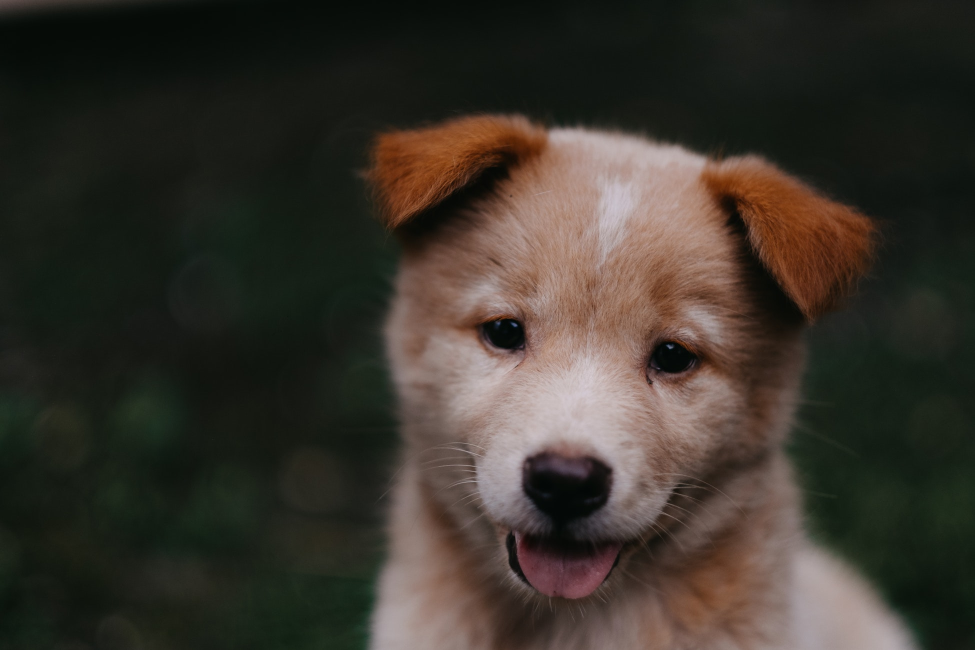
#> input picture OpenCV/DATA/00-puppy.jpg, 1950 x 1300 px (shown at 1/2 size)
$ jupyter execute '01 - Opening Image Files in a Notebook.ipynb'   (shell and % lines are left out)
#> lines starting #> are read from the running program, lines starting #| are printed output that depends on the picture
[cell 1]
import numpy as np
import matplotlib.pyplot as plt
import cv2

[cell 2]
img = cv2.imread('../DATA/00-puppy.jpg')
#> img is the input picture: shape (1300, 1950, 3); mean B, G, R 43.8, 51.8, 57.3

[cell 3]
img.shape
#> Out = (1300, 1950, 3)

[cell 4]
type(img)

[cell 5]
plt.imshow(img)

[cell 6]
plt.imshow(cv2.cvtColor(img, cv2.COLOR_BGR2RGB))

[cell 7]
img_gray = cv2.imread('../DATA/00-puppy.jpg',cv2.IMREAD_GRAYSCALE)
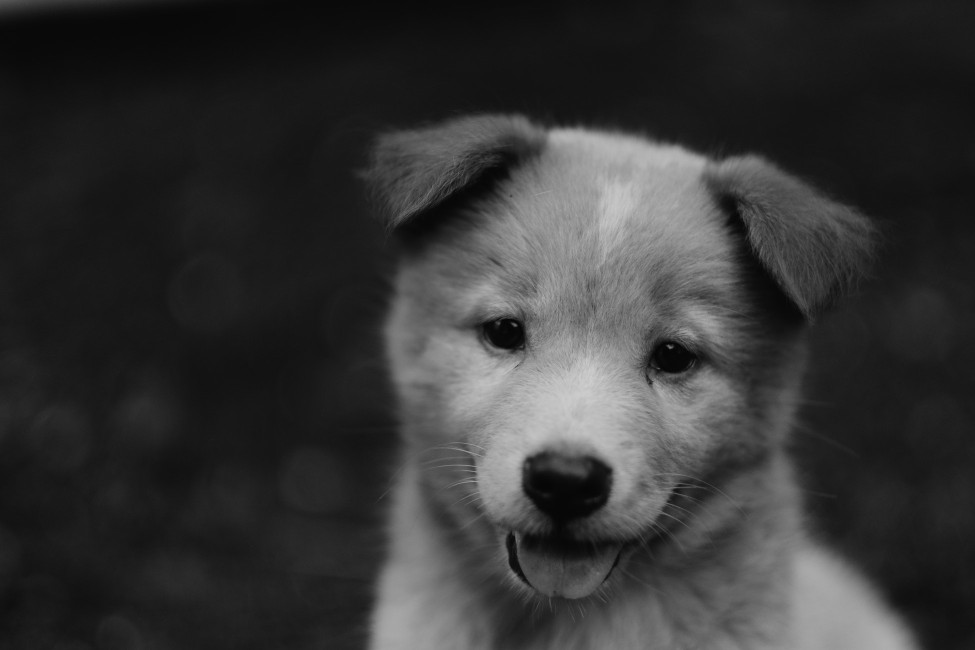
#> img_gray: shape (1300, 1950) (shown at 1/2 size); min 1, max 209, mean 52.6

[cell 8]
img_gray.shape
#> Out = (1300, 1950)

[cell 9]
img_gray.min()
#> Out = 1

[cell 10]
img_gray.max()
#> Out = 209

[cell 11]
plt.imshow(img_gray,cmap="gray")

[cell 12]
resized_img = cv2.resize(img, (1000,400))
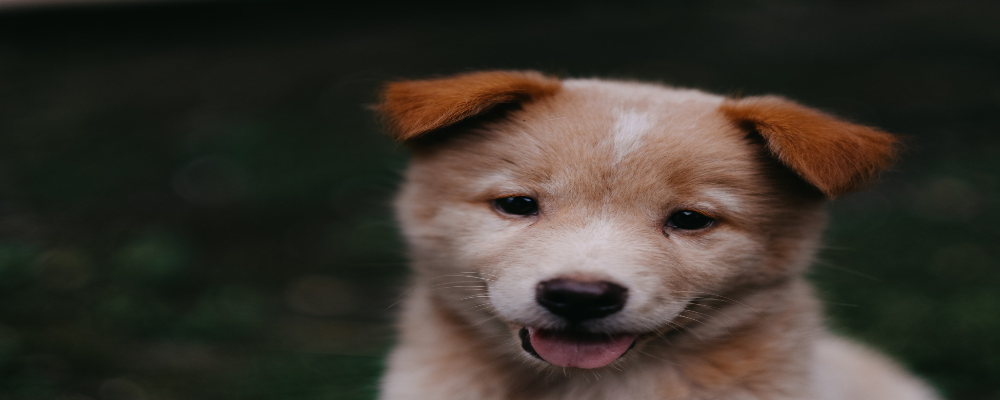
#> resized_img: shape (400, 1000, 3); mean B, G, R 43.7, 51.8, 57.2

[cell 13]
plt.imshow(resized_img)

[cell 14]
w_ratio = 0.2
h_ratio = 0.2

new_img = cv2.resize(img,(0,0),img,w_ratio,h_ratio)
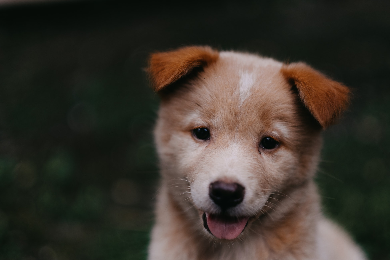
#> new_img: shape (260, 390, 3); mean B, G, R 43.8, 51.8, 57.3

[cell 15]
plt.imshow(new_img)

[cell 16]
new_img = cv2.flip(img,0)
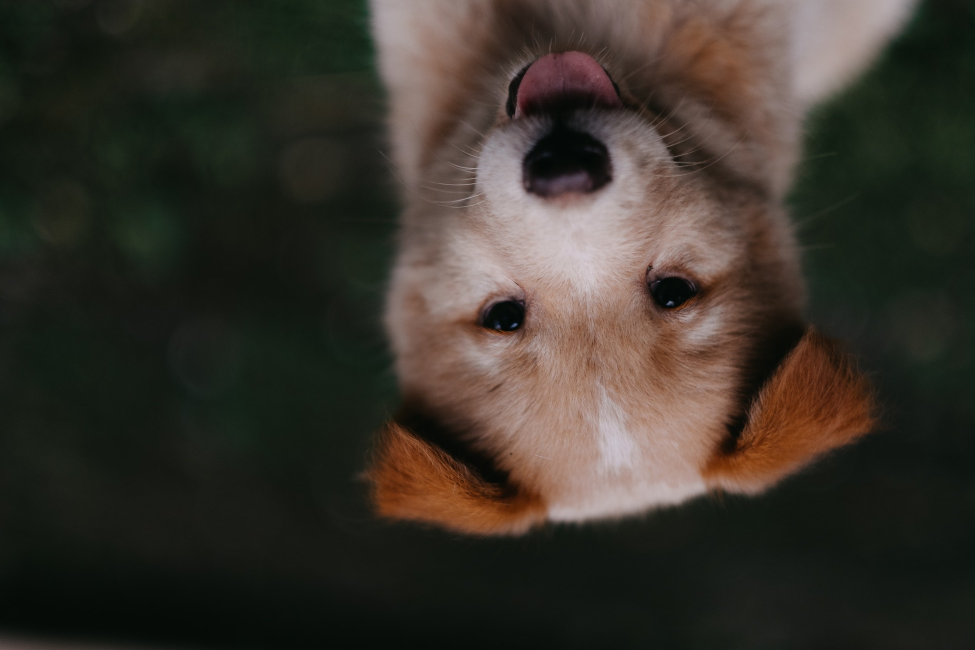
#> new_img: shape (1300, 1950, 3) (shown at 1/2 size); mean B, G, R 43.8, 51.8, 57.3

[cell 17]
plt.imshow(new_img)

[cell 18]
cv2.imwrite("totally_new.jpg",img)
#> Out = True

[cell 19]
fig = plt.figure(figsize=(10,8))
plt.subplot(1,2,1)
plt.imshow(img)
plt.subplot(1,2,2)
plt.imshow(new_img)
#> figure, not shown here; B, G, R data is drawn as R, G, B

$ run again, with OpenCV/DATA/Denis_Mukwege.jpg copied over OpenCV/DATA/00-puppy.jpg
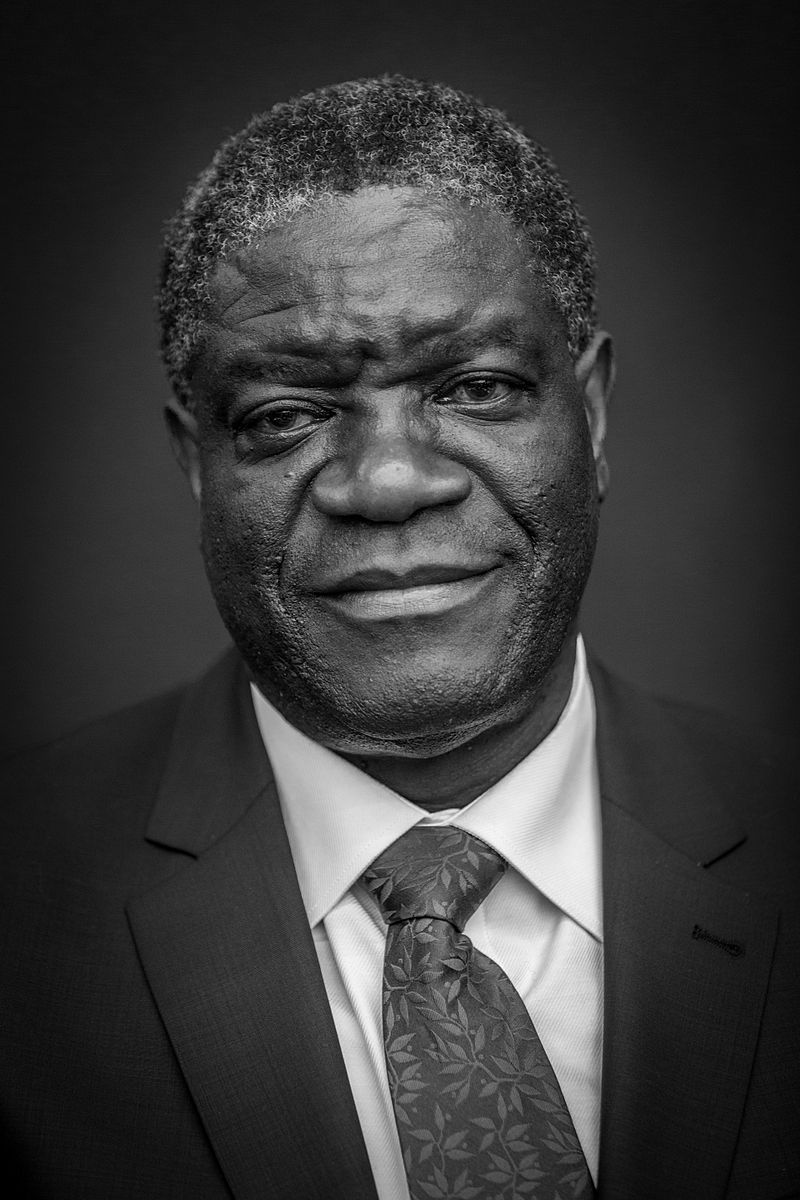
#> input picture OpenCV/DATA/Denis_Mukwege.jpg, 800 x 1200 px
#> img is the input picture: shape (1200, 800, 3); min 0, max 255, mean 58.8
#> `img_gray.min()`: Out = 0
#> `img_gray.max()`: Out = 255
#> `new_img = cv2.flip(img,0)`:
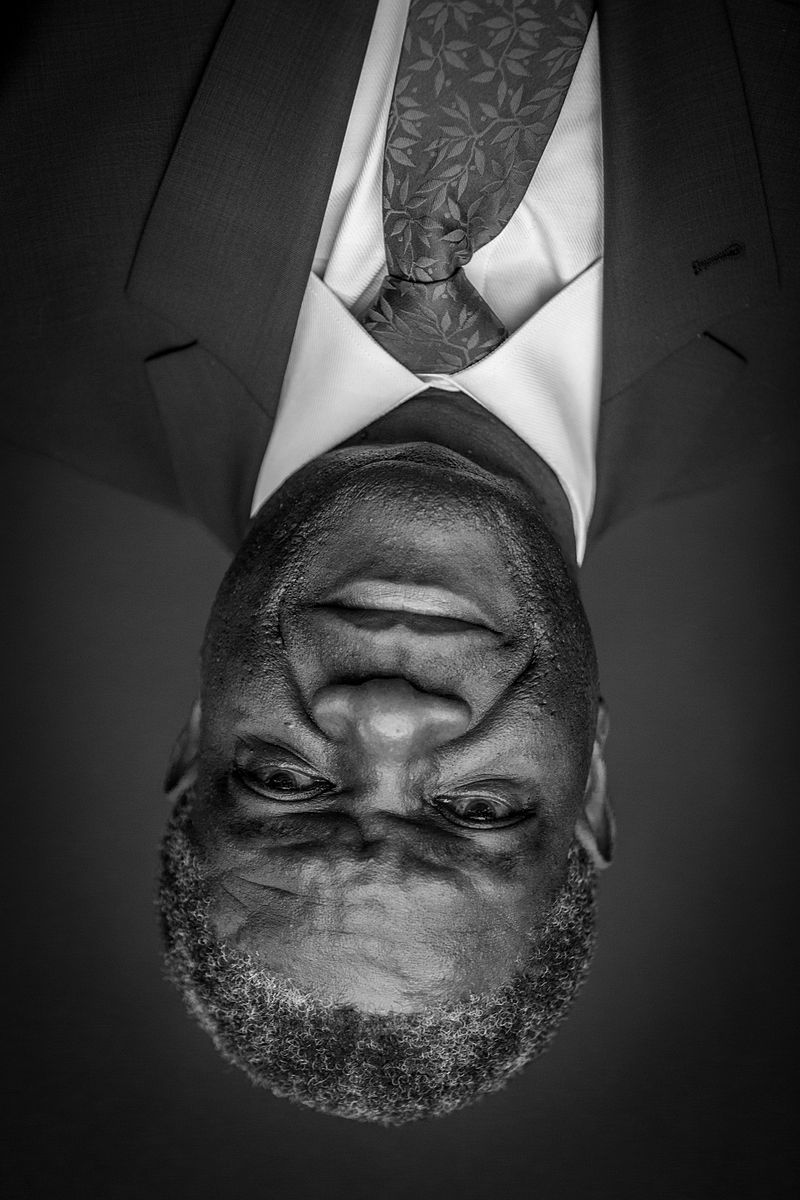
#> new_img: shape (1200, 800, 3); min 0, max 255, mean 58.8
#> `cv2.imwrite("totally_new.jpg",img)`: Out = True
#> `[cell 19] fig = plt.figure(figsize=(10,8)) plt.subplot(1,2,1) plt.imsh..`:
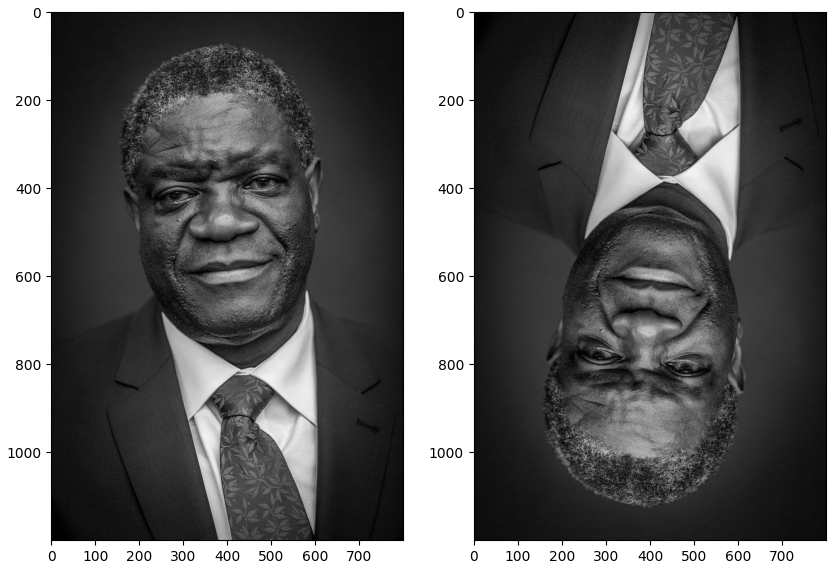
#> figure drawn by matplotlib, 2 panels

$ run again, with OpenCV/DATA/Nadia_Murad.jpg copied over OpenCV/DATA/00-puppy.jpg
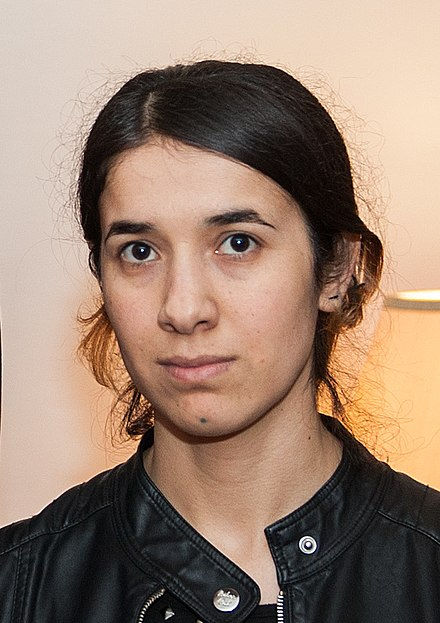
#> input picture OpenCV/DATA/Nadia_Murad.jpg, 440 x 623 px
#> img is the input picture: shape (623, 440, 3); mean B, G, R 112.7, 129.2, 153.8
#> `img_gray = cv2.imread('../DATA/00-puppy.jpg',cv2.IMREAD_GRAYSCALE)`:
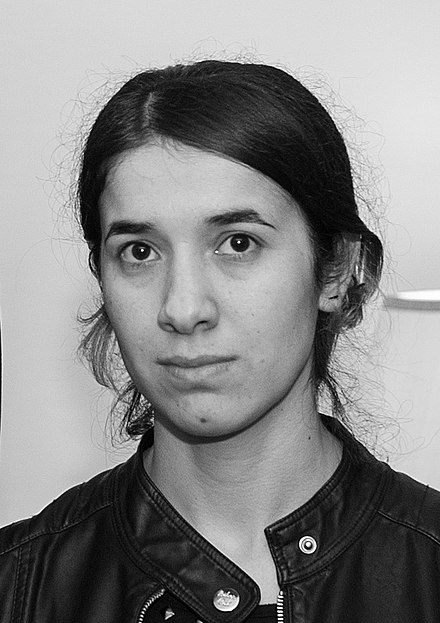
#> img_gray: shape (623, 440); min 0, max 255, mean 134.7
#> `img_gray.min()`: Out = 0
#> `img_gray.max()`: Out = 255
#> `new_img = cv2.flip(img,0)`:
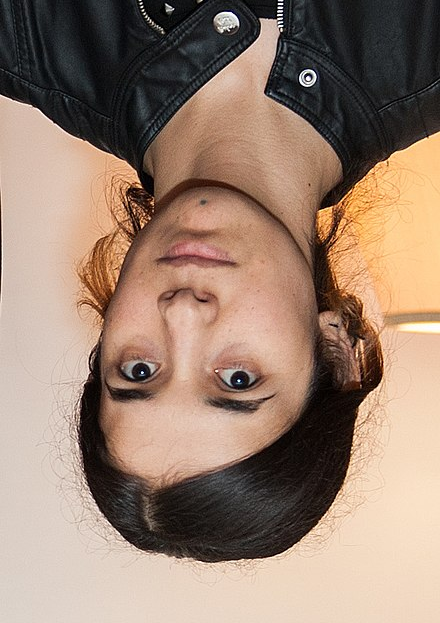
#> new_img: shape (623, 440, 3); mean B, G, R 112.7, 129.2, 153.8
#> `cv2.imwrite("totally_new.jpg",img)`: Out = True
